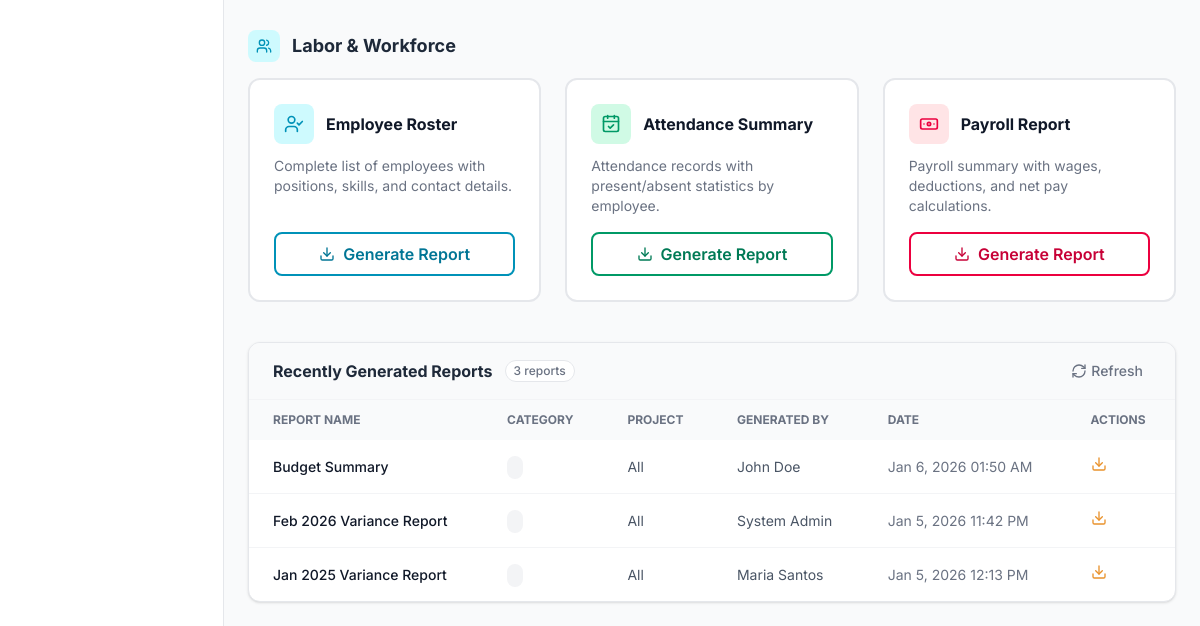
/modules/reports/index.php (lower part), run on an earlier commit of the app's database.
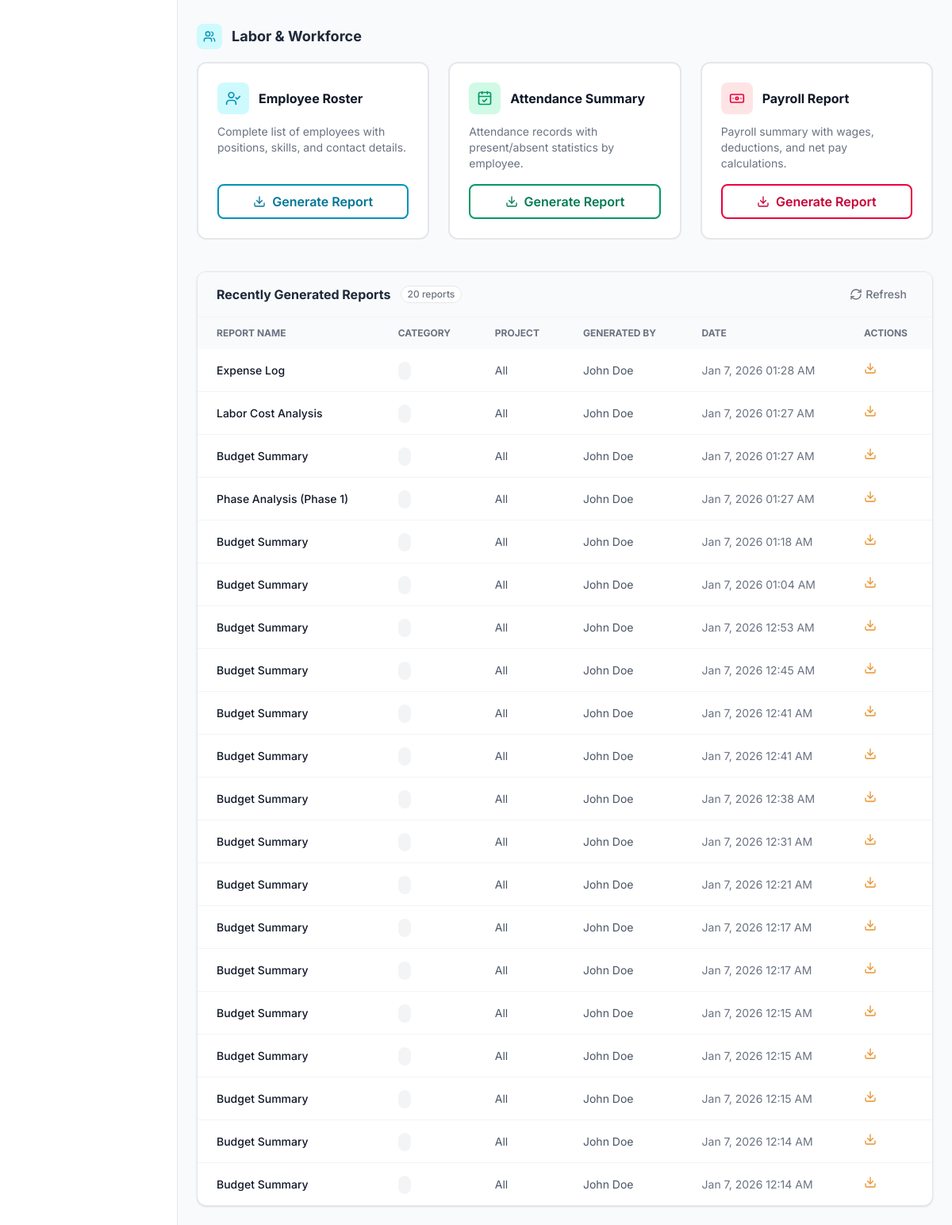
And on a later commit of the database.
### tables this page shows
CREATE TABLE `budget_generated_reports` (
  `report_id` int NOT NULL,
  `project_id` int DEFAULT NULL,
  `report_type` varchar(50) DEFAULT NULL,
  `report_name` varchar(255) DEFAULT NULL,
  `generated_by` varchar(100) DEFAULT NULL,
  `created_at` timestamp NULL DEFAULT CURRENT_TIMESTAMP
);

### modules/reports/index.php (the view, shortened to what the changed rows need)
<?php
$conn = new mysqli(DB_HOST, DB_USER, DB_PASS, DB_NAME);
$conn->set_charset("utf8mb4");
$result_projects = $conn->query("SELECT project_id, project_code, project_name FROM icmis_projects ORDER BY project_id DESC");
$recent_reports = [];
$tableExists = $conn->query("SHOW TABLES LIKE 'budget_generated_reports'");
if ($tableExists && $tableExists->num_rows > 0) {
    $report_sql = "SELECT report_id, report_type, report_name, project_id, generated_by, created_at FROM budget_generated_reports ORDER BY created_at DESC LIMIT 20";
    $result = $conn->query($report_sql);
    if ($result) {
        while ($row = $result->fetch_assoc()) {
            $recent_reports[] = $row;
        }
    }
}
?>
<!DOCTYPE html>
<html lang="en">
<head>
    <script src="https://cdn.jsdelivr.net/npm/@tailwindcss/browser@4"></script>
    <link rel="stylesheet" href="https://cdnjs.cloudflare.com/ajax/libs/font-awesome/6.4.0/css/all.min.css">
    <?php include '../../includes/head_assetsv2.php'; ?>
</head>
<body class="bg-gray-50 text-slate-800">
    <main class="ml-56 mt-20 p-6 transition-all duration-300">
        <div class="max-w-7xl mx-auto">
            <div class="bg-white border border-gray-200 rounded-xl overflow-hidden shadow-sm">
                <div class="px-6 py-4 border-b border-gray-100 flex justify-between items-center bg-gray-50 no-print">
                    <div class="flex items-center gap-3">
                        <h3 class="font-bold text-gray-800">Recently Generated Reports</h3>
                        <span class="text-xs font-medium text-gray-500 bg-white border border-gray-200 px-2 py-0.5 rounded-full">
                            <?php echo count($recent_reports); ?> reports
                        </span>
                    </div>
                </div>
                <div class="overflow-x-auto">
                    <table class="w-full text-left border-collapse">
                        <thead class="bg-gray-50 text-xs uppercase text-gray-500 font-semibold">
                            <tr>
                                <th class="px-6 py-3">Report Name</th>
                                <th class="px-6 py-3">Category</th>
                                <th class="px-6 py-3">Project</th>
                                <th class="px-6 py-3">Generated By</th>
                                <th class="px-6 py-3">Date</th>
                                <th class="px-6 py-3 no-print">Actions</th>
                            </tr>
                        </thead>
                        <tbody class="divide-y divide-gray-100 text-sm">
                            <?php if (count($recent_reports) > 0): ?>
                                <?php foreach ($recent_reports as $report): ?>
                                <tr class="hover:bg-gray-50">
                                    <td class="px-6 py-4 font-medium text-gray-900"><?php echo htmlspecialchars($report['report_name']); ?></td>
                                    <td class="px-6 py-4">
                                        <span class="px-2 py-1 text-xs font-medium rounded-full bg-gray-100 text-gray-700">
                                        </span>
                                    </td>
                                    <td class="px-6 py-4 text-gray-600"><?php echo htmlspecialchars($report['project_name'] ?? 'All'); ?></td>
                                    <td class="px-6 py-4 text-gray-600"><?php echo htmlspecialchars($report['generated_by']); ?></td>
                                    <td class="px-6 py-4 text-gray-500"><?php echo date('M j, Y h:i A', strtotime($report['created_at'])); ?></td>
                                    <td class="px-6 py-4 no-print">
                                        <button onclick="downloadReport(<?php echo $report['id']; ?>)" class="text-[#e9922c] hover:text-orange-700 font-medium">
                                            <i data-lucide="download" class="w-4 h-4"></i>
                                        </button>
                                    </td>
                                </tr>
                                <?php endforeach; ?>
                            <?php endif; ?>
                        </tbody>
                    </table>
                </div>
            </div>
        </div>
    </main>
</body>
</html>

What changed in the data, as far as the page shows it:
removed budget_generated_reports: report_name "Feb 2026 Variance Report", project_name "All", generated_by "System Admin", created_at "Jan 5, 2026 11:42 PM"
removed budget_generated_reports: report_name "Jan 2025 Variance Report", project_name "All", generated_by "Maria Santos", created_at "Jan 5, 2026 12:13 PM"
added budget_generated_reports: report_name "Expense Log", project_name "All", generated_by "John Doe", created_at "Jan 7, 2026 01:28 AM"
added budget_generated_reports: report_name "Labor Cost Analysis", project_name "All", generated_by "John Doe", created_at "Jan 7, 2026 01:27 AM"
added budget_generated_reports: report_name "Budget Summary", project_name "All", generated_by "John Doe", created_at "Jan 7, 2026 01:27 AM"
added budget_generated_reports: report_name "Phase Analysis (Phase 1)", project_name "All", generated_by "John Doe", created_at "Jan 7, 2026 01:27 AM"
added budget_generated_reports: report_name "Budget Summary", project_name "All", generated_by "John Doe", created_at "Jan 7, 2026 01:18 AM"
added budget_generated_reports: report_name "Budget Summary", project_name "All", generated_by "John Doe", created_at "Jan 7, 2026 01:04 AM"
added budget_generated_reports: report_name "Budget Summary", project_name "All", generated_by "John Doe", created_at "Jan 7, 2026 12:53 AM"
added budget_generated_reports: report_name "Budget Summary", project_name "All", generated_by "John Doe", created_at "Jan 7, 2026 12:45 AM"
added budget_generated_reports: report_name "Budget Summary", project_name "All", generated_by "John Doe", created_at "Jan 7, 2026 12:41 AM"
added budget_generated_reports: report_name "Budget Summary", project_name "All", generated_by "John Doe", created_at "Jan 7, 2026 12:41 AM"
added budget_generated_reports: report_name "Budget Summary", project_name "All", generated_by "John Doe", created_at "Jan 7, 2026 12:38 AM"
added budget_generated_reports: report_name "Budget Summary", project_name "All", generated_by "John Doe", created_at "Jan 7, 2026 12:31 AM"
added budget_generated_reports: report_name "Budget Summary", project_name "All", generated_by "John Doe", created_at "Jan 7, 2026 12:21 AM"
added budget_generated_reports: report_name "Budget Summary", project_name "All", generated_by "John Doe", created_at "Jan 7, 2026 12:17 AM"
added budget_generated_reports: report_name "Budget Summary", project_name "All", generated_by "John Doe", created_at "Jan 7, 2026 12:17 AM"
added budget_generated_reports: report_name "Budget Summary", project_name "All", generated_by "John Doe", created_at "Jan 7, 2026 12:15 AM"
added budget_generated_reports: report_name "Budget Summary", project_name "All", generated_by "John Doe", created_at "Jan 7, 2026 12:15 AM"
changed budget_generated_reports (number 18 of 20 on the later page): created_at "Jan 6, 2026 01:50 AM" → "Jan 7, 2026 12:15 AM"
added budget_generated_reports: report_name "Budget Summary", project_name "All", generated_by "John Doe", created_at "Jan 7, 2026 12:14 AM"
added budget_generated_reports: report_name "Budget Summary", project_name "All", generated_by "John Doe", created_at "Jan 7, 2026 12:14 AM"
Also different on the page:
count($recent_reports): "3" → "20"
